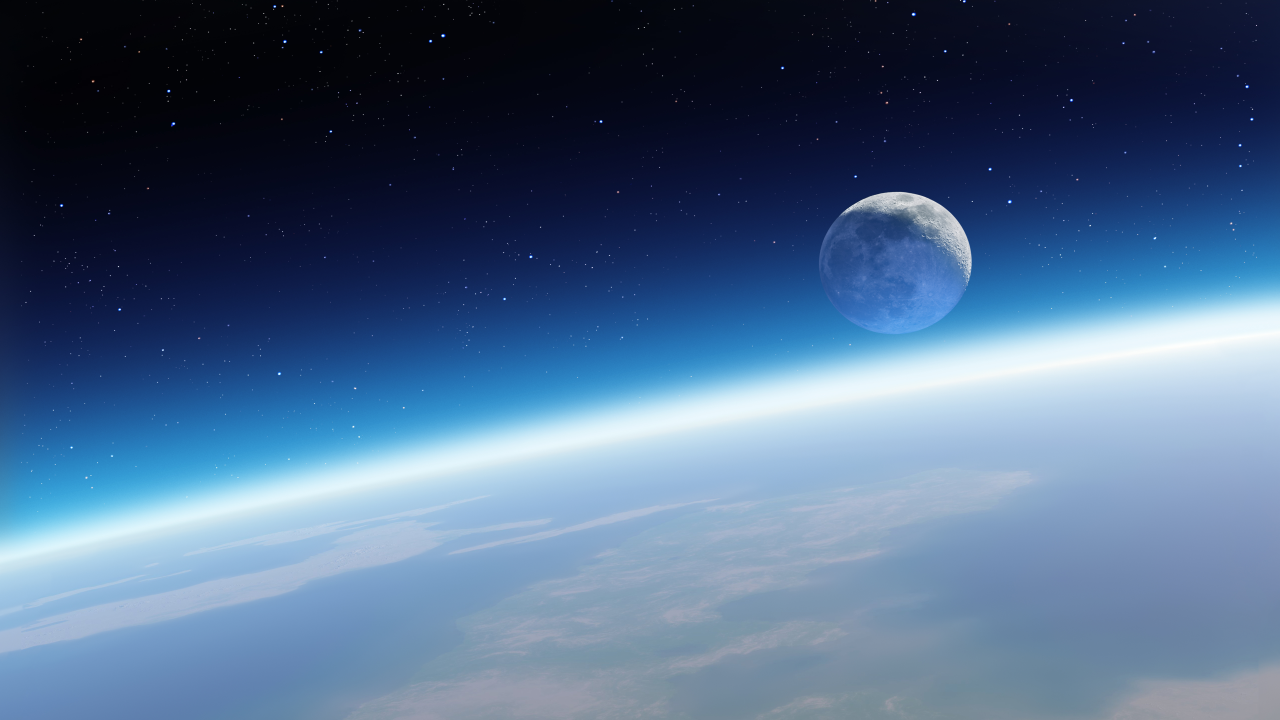
#> input picture gemini31deepthink/bg.jpg, 5120 x 2880 px (shown at 1/4 size)
$ python wallgen.py bg.jpg
#> lines starting #> are read from the running program, lines starting #| are printed output that depends on the picture
import sys
from PIL import Image

if len(sys.argv) < 2:
    print("Использование: python wallgen.py <картинка.jpg>")
    sys.exit()

print("Конвертация в формат ОС (1024x768, 24-bit BGR)...")
img = Image.open(sys.argv[1]).convert("RGB").resize((1024, 768))
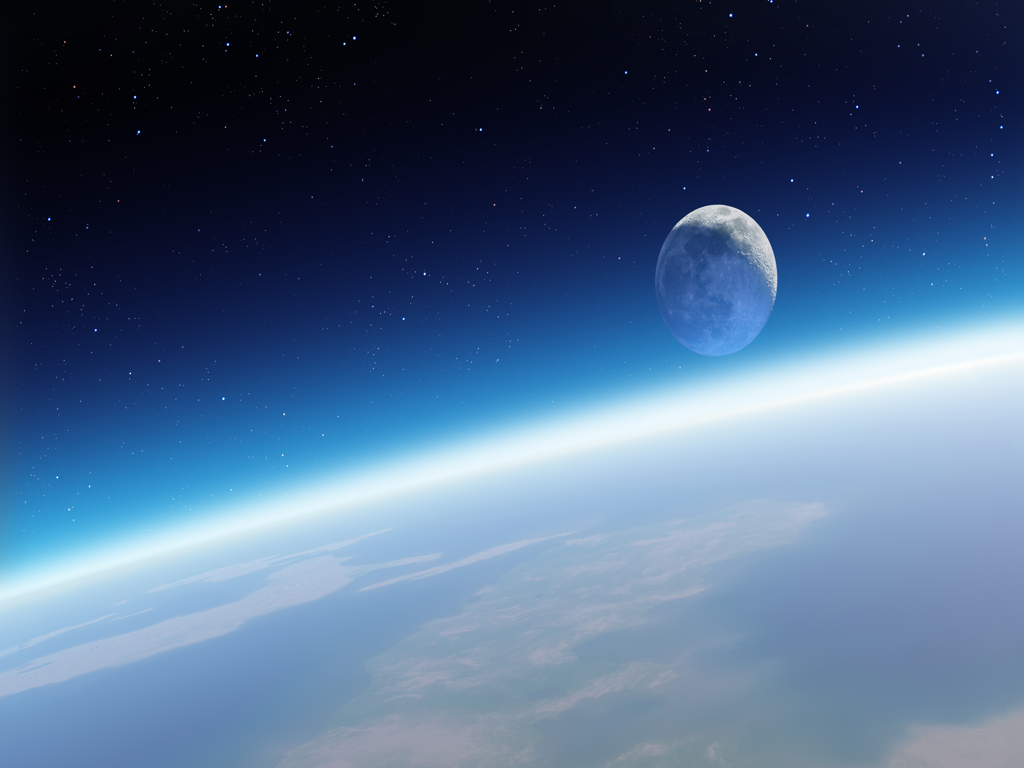
#> img: PIL image 1024x768 RGB; mean R, G, B 77.3, 103.5, 135.6

# Видеокарты x86 используют BGR порядок байтов!
r, g, b = img.split()
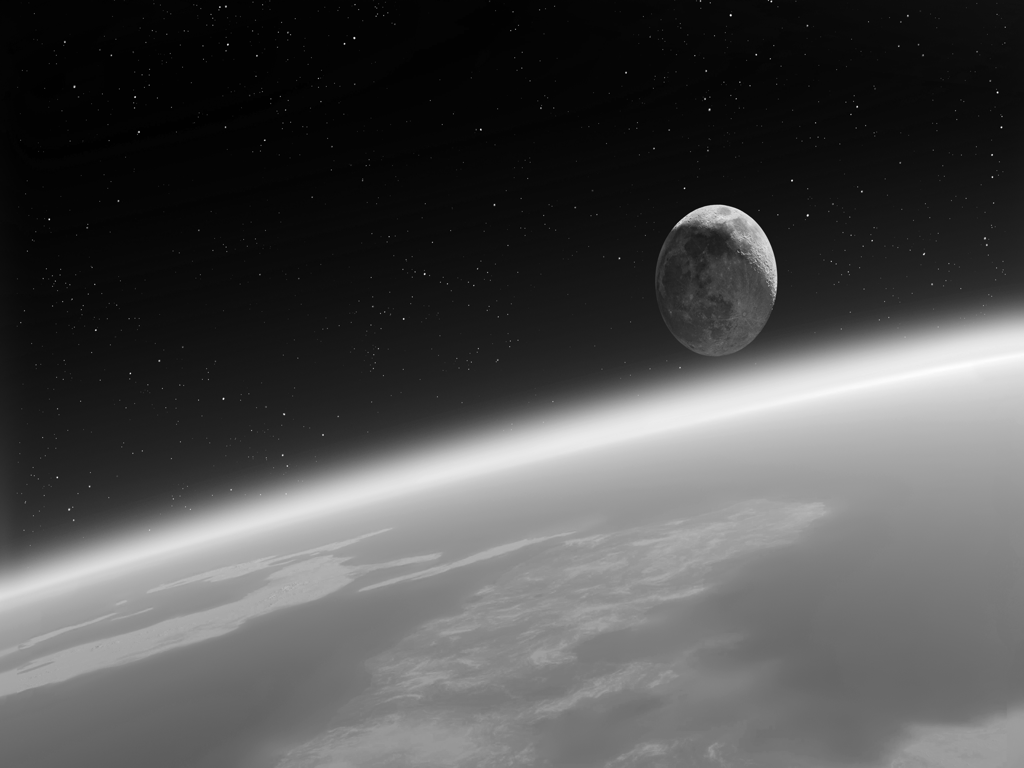
#> r: PIL image 1024x768 L; min 0, max 255, mean 77.3
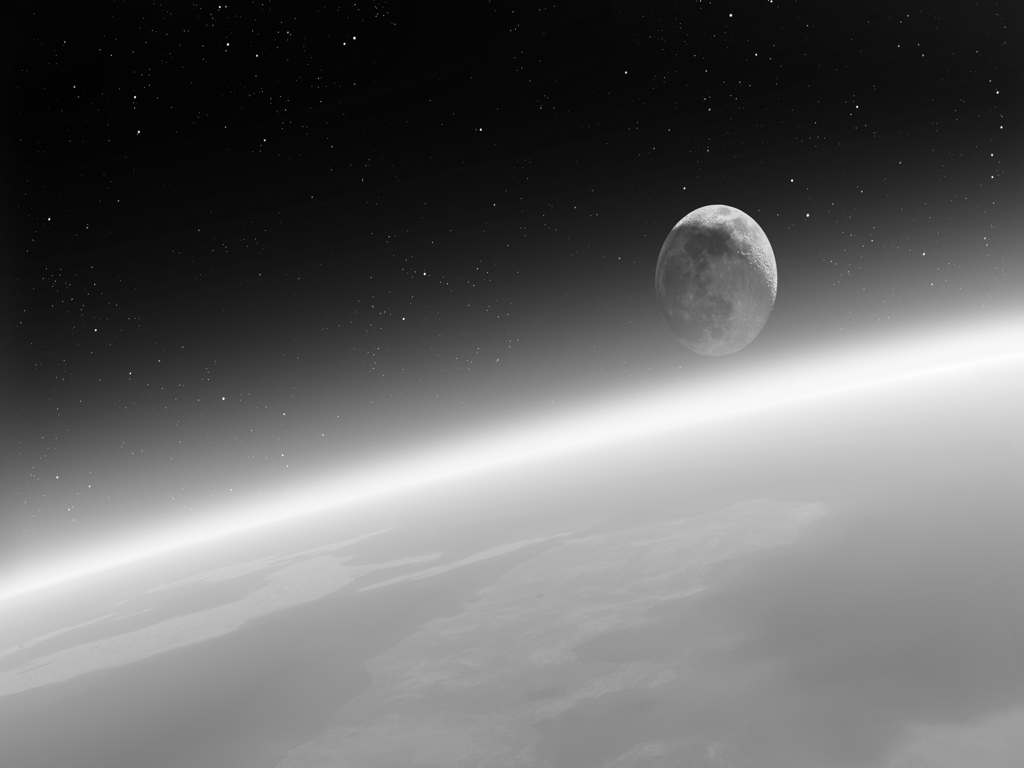
#> g: PIL image 1024x768 L; min 0, max 255, mean 103.5
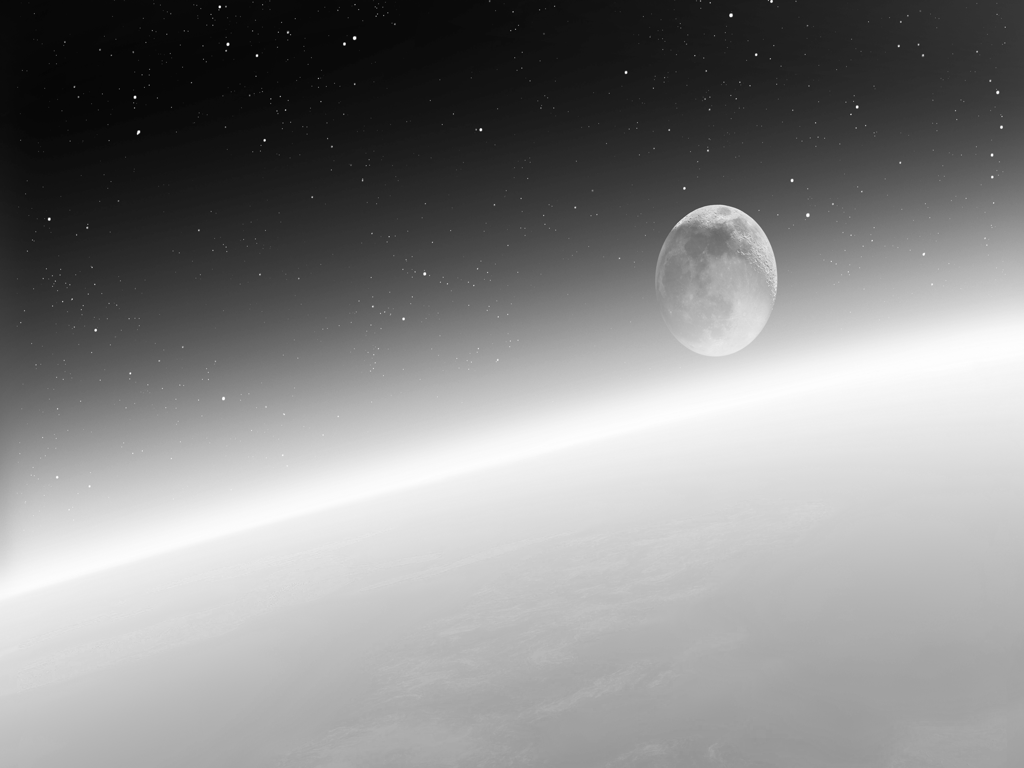
#> b: PIL image 1024x768 L; min 0, max 255, mean 135.6
img_bgr = Image.merge("RGB", (b, g, r))
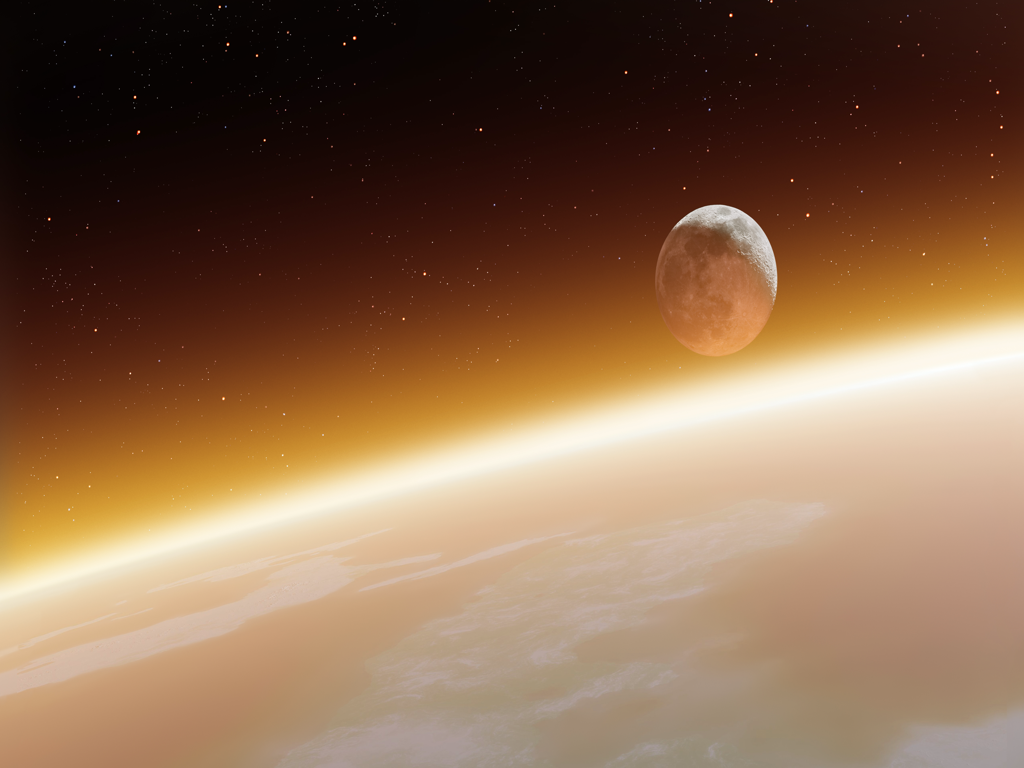
#> img_bgr: PIL image 1024x768 RGB; mean R, G, B 135.6, 103.5, 77.3

with open("WALL.BG", "wb") as f:
    f.write(img_bgr.tobytes())
print("Успех! Файл WALL.BG (2.3 МБ) создан! Положите его рядом с Makefile.")
